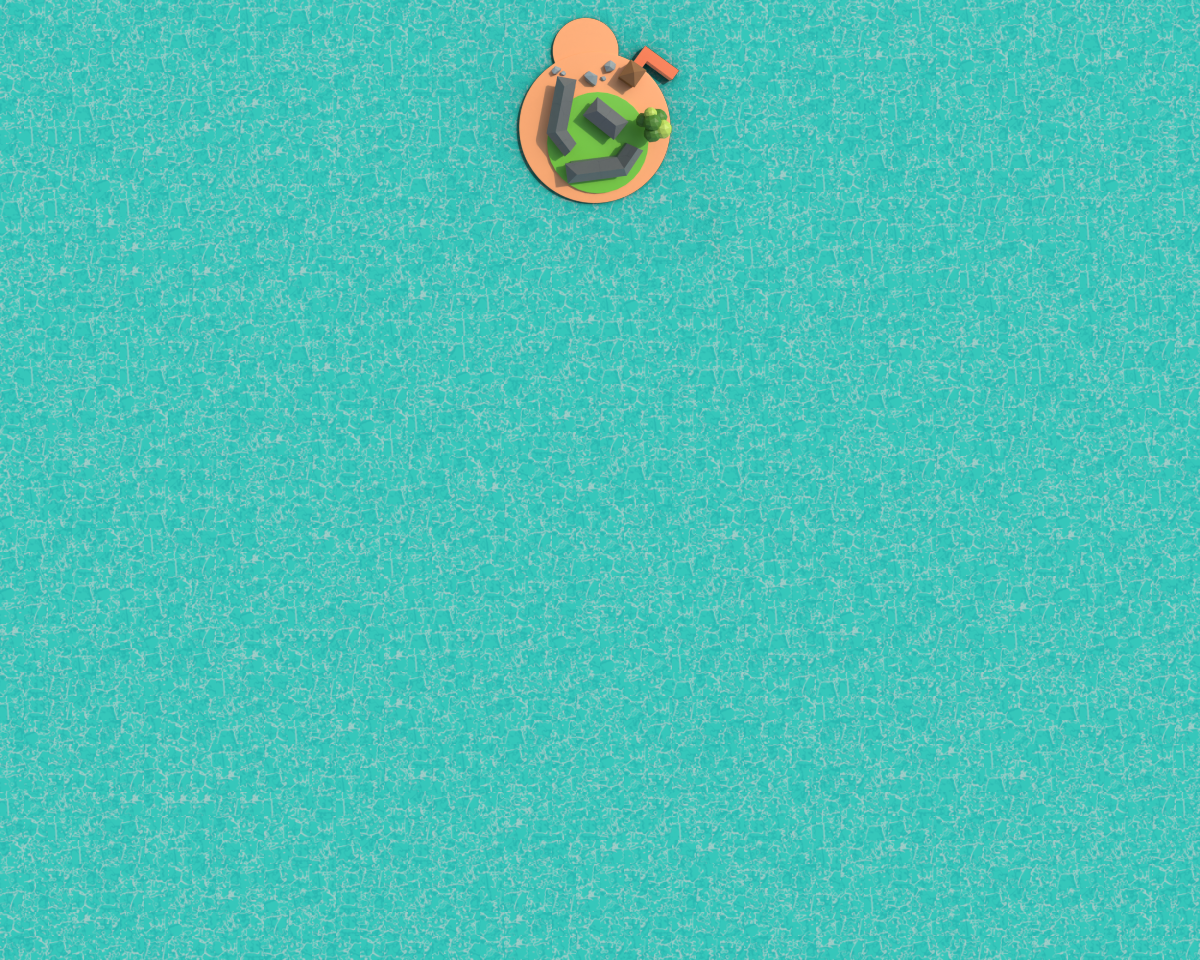

The image is a tile-based game level rendered from a .tmx file. Its description and source (layers, tilesets, objects; grid data summarised) follow:
An orthogonal 50x40 tile map with 24x24 px tiles, 2 tile layers (Tile Layer 1, Tile Layer 2), 2 tilesets.

<map version="1.5" tiledversion="1.7.2" orientation="orthogonal" renderorder="right-down" width="50" height="40" tilewidth="24" tileheight="24" infinite="0" nextlayerid="3" nextobjectid="1">
 <tileset firstgid="1" source="YorkPirates.tsx" />
 <tileset firstgid="295" source="constantineBoss.tsx" />
 <layer id="1" name="Tile Layer 1" width="50" height="40">
  <data>[2000 cells, 2000 non-empty, 36 distinct tile ids]</data>
 </layer>
 <layer id="2" name="Tile Layer 2" width="50" height="40">
  <data>[2000 cells, 1 non-empty, 1 distinct tile ids]</data>
 </layer>
</map>
